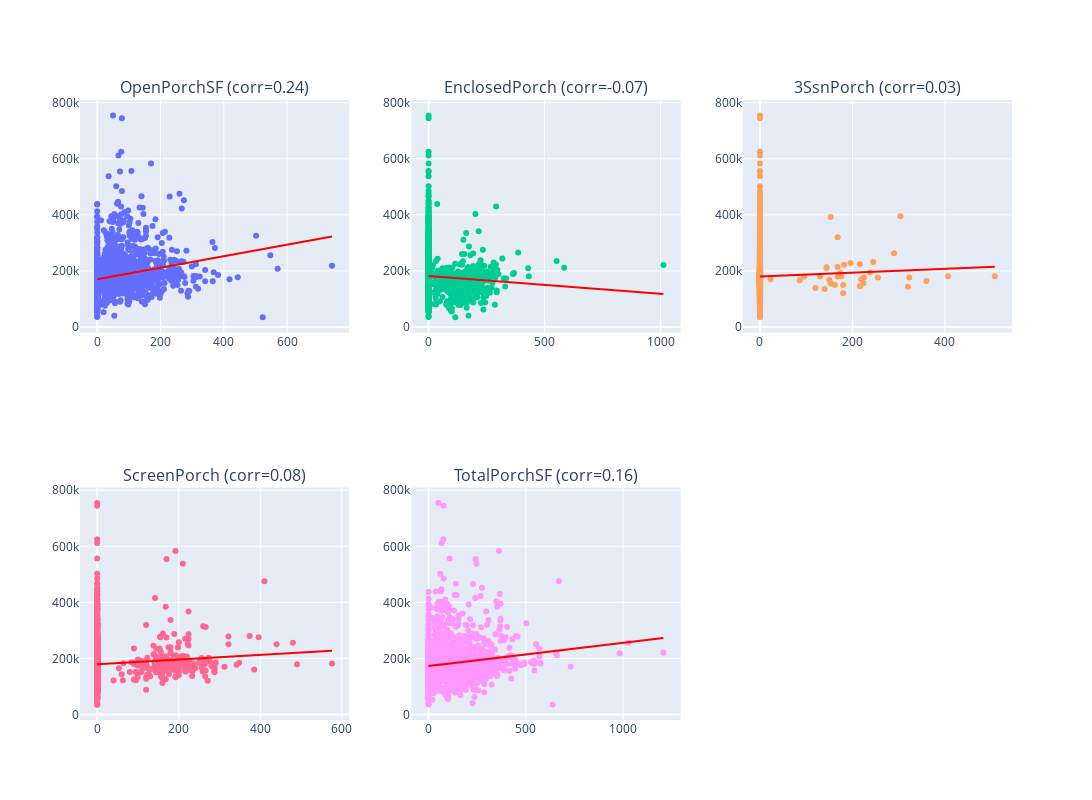

Notebook code cell kept with this figure:
### Code cell
cols = ['OpenPorchSF', 'EnclosedPorch', '3SsnPorch', 'ScreenPorch', 'TotalPorchSF']

fig = make_subplots(rows=2, cols=3, subplot_titles=cols)

for i, col in enumerate(cols):
    # Кореляція
    corr = data_cleaned[col].corr(data_cleaned['SalePrice'])
    
    # Лінія тренду
    X = sm.add_constant(data_cleaned[col])
    model = sm.OLS(data_cleaned['SalePrice'], X).fit()
    trend = model.predict(X)
    
    # Обчислюємо ряд і колонку для subplot
    row = i // 3 + 1
    col_num = i % 3 + 1
    
    # Точки з hovertext
    fig.add_trace(
        go.Scatter(
            x=data_cleaned[col],
            y=data_cleaned['SalePrice'],
            mode='markers',
            hovertext=data_cleaned.index,
            hovertemplate='ID: %{hovertext}<br>'+col+': %{x}<br>SalePrice: %{y}<extra></extra>'
        ),
        row=row, col=col_num
    )
    
    # Лінія тренду
    fig.add_trace(
        go.Scatter(
            x=data_cleaned[col],
            y=trend,
            mode='lines',
            line=dict(color='red'),
            showlegend=False
        ),
        row=row, col=col_num
    )
    
    # Оновлюємо заголовок
    fig.layout.annotations[i].text = f"{col} (corr={corr:.2f})"

fig.update_layout(width=1800, height=800, showlegend=False)
fig.show()

### Figure 1 — Plotly figure (JSON) as saved in the notebook; plotly's stock layout.template omitted (floating-point values rounded to 4 significant figures; data arrays with more than 128 entries replaced by an {"elided": "..."} marker saying what was removed)
{"data": [{"hovertemplate": "ID: %{hovertext}<br>OpenPorchSF: %{x}<br>SalePrice: %{y}<extra></extra>", "hovertext": {"elided": "2916 float values"}, "mode": "markers", "type": "scatter", "x": {"elided": "2916 int values"}, "xaxis": "x", "y": {"elided": "2916 float values"}, "yaxis": "y"}, {"line": {"color": "red"}, "mode": "lines", "showlegend": false, "type": "scatter", "x": {"elided": "2916 int values"}, "xaxis": "x", "y": {"elided": "2916 float values"}, "yaxis": "y"}, {"hovertemplate": "ID: %{hovertext}<br>EnclosedPorch: %{x}<br>SalePrice: %{y}<extra></extra>", "hovertext": {"elided": "2916 float values"}, "mode": "markers", "type": "scatter", "x": {"elided": "2916 int values"}, "xaxis": "x2", "y": {"elided": "2916 float values"}, "yaxis": "y2"}, {"line": {"color": "red"}, "mode": "lines", "showlegend": false, "type": "scatter", "x": {"elided": "2916 int values"}, "xaxis": "x2", "y": {"elided": "2916 float values"}, "yaxis": "y2"}, {"hovertemplate": "ID: %{hovertext}<br>3SsnPorch: %{x}<br>SalePrice: %{y}<extra></extra>", "hovertext": {"elided": "2916 float values"}, "mode": "markers", "type": "scatter", "x": {"elided": "2916 int values"}, "xaxis": "x3", "y": {"elided": "2916 float values"}, "yaxis": "y3"}, {"line": {"color": "red"}, "mode": "lines", "showlegend": false, "type": "scatter", "x": {"elided": "2916 int values"}, "xaxis": "x3", "y": {"elided": "2916 float values"}, "yaxis": "y3"}, {"hovertemplate": "ID: %{hovertext}<br>ScreenPorch: %{x}<br>SalePrice: %{y}<extra></extra>", "hovertext": {"elided": "2916 float values"}, "mode": "markers", "type": "scatter", "x": {"elided": "2916 int values"}, "xaxis": "x4", "y": {"elided": "2916 float values"}, "yaxis": "y4"}, {"line": {"color": "red"}, "mode": "lines", "showlegend": false, "type": "scatter", "x": {"elided": "2916 int values"}, "xaxis": "x4", "y": {"elided": "2916 float values"}, "yaxis": "y4"}, {"hovertemplate": "ID: %{hovertext}<br>TotalPorchSF: %{x}<br>SalePrice: %{y}<extra></extra>", "hovertext": {"elided": "2916 float values"}, "mode": "markers", "type": "scatter", "x": {"elided": "2916 int values"}, "xaxis": "x5", "y": {"elided": "2916 float values"}, "yaxis": "y5"}, {"line": {"color": "red"}, "mode": "lines", "showlegend": false, "type": "scatter", "x": {"elided": "2916 int values"}, "xaxis": "x5", "y": {"elided": "2916 float values"}, "yaxis": "y5"}], "layout": {"annotations": [{"font": {"size": 16}, "showarrow": false, "text": "OpenPorchSF (corr=0.24)", "x": 0.1444, "xanchor": "center", "xref": "paper", "y": 1, "yanchor": "bottom", "yref": "paper"}, {"font": {"size": 16}, "showarrow": false, "text": "EnclosedPorch (corr=-0.07)", "x": 0.5, "xanchor": "center", "xref": "paper", "y": 1, "yanchor": "bottom", "yref": "paper"}, {"font": {"size": 16}, "showarrow": false, "text": "3SsnPorch (corr=0.03)", "x": 0.8556, "xanchor": "center", "xref": "paper", "y": 1, "yanchor": "bottom", "yref": "paper"}, {"font": {"size": 16}, "showarrow": false, "text": "ScreenPorch (corr=0.08)", "x": 0.1444, "xanchor": "center", "xref": "paper", "y": 0.375, "yanchor": "bottom", "yref": "paper"}, {"font": {"size": 16}, "showarrow": false, "text": "TotalPorchSF (corr=0.16)", "x": 0.5, "xanchor": "center", "xref": "paper", "y": 0.375, "yanchor": "bottom", "yref": "paper"}], "height": 800, "showlegend": false, "width": 1800, "xaxis": {"anchor": "y", "domain": [0, 0.2889]}, "xaxis2": {"anchor": "y2", "domain": [0.3556, 0.6444]}, "xaxis3": {"anchor": "y3", "domain": [0.7111, 1]}, "xaxis4": {"anchor": "y4", "domain": [0, 0.2889]}, "xaxis5": {"anchor": "y5", "domain": [0.3556, 0.6444]}, "xaxis6": {"anchor": "y6", "domain": [0.7111, 1]}, "yaxis": {"anchor": "x", "domain": [0.625, 1]}, "yaxis2": {"anchor": "x2", "domain": [0.625, 1]}, "yaxis3": {"anchor": "x3", "domain": [0.625, 1]}, "yaxis4": {"anchor": "x4", "domain": [0, 0.375]}, "yaxis5": {"anchor": "x5", "domain": [0, 0.375]}, "yaxis6": {"anchor": "x6", "domain": [0, 0.375]}}}
